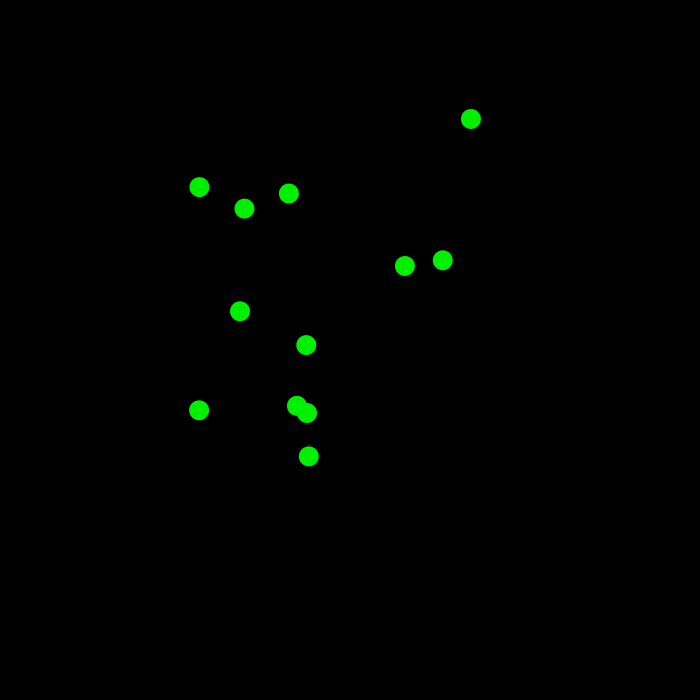
Frame 1 (no input)
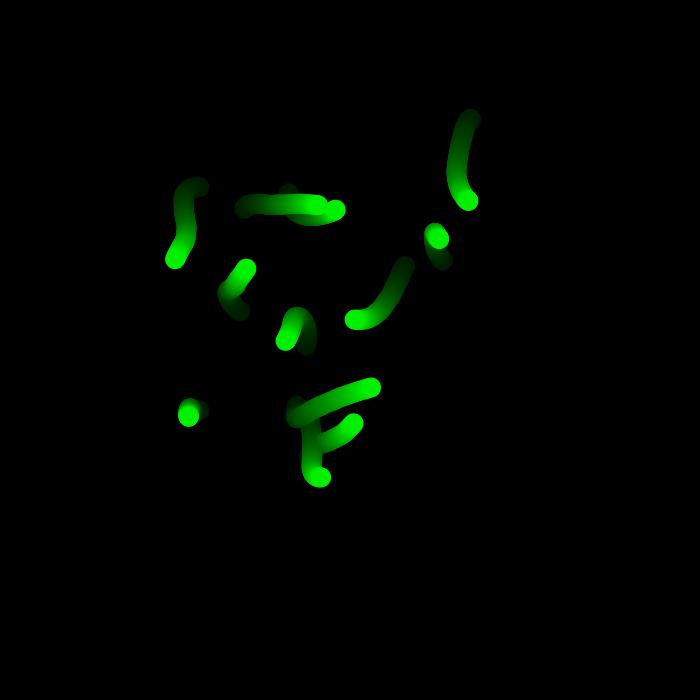
Frame 60 (the mouse pressed at the canvas centre just before this capture)
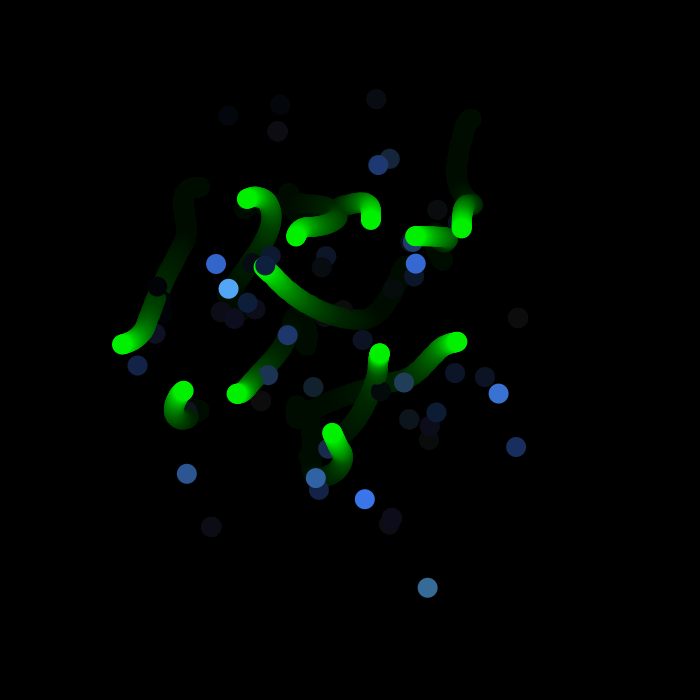
Frame 120 (the mouse held since frame 60 and released just before this capture)

The Processing sketch that drew these frames (run headless with seeded random() and noise(); from frame 60 on, the mouse is pressed at the canvas centre):

// Processing sketch: MagicWorms
// ── MagicWorms.pde
void setup() {
  size(700, 700);
  background(0, 0, 0);
}
void draw() {
  makeMagical();
  fill(0, 240, 0);
  ellipse(getWormX(54), getWormY(50), 20, 20);
  ellipse(getWormX(80), getWormY(69), 20, 20);
  ellipse(getWormX(10), getWormY(20), 20, 20);
  ellipse(getWormX(39), getWormY(26), 20, 20);
  ellipse(getWormX(67), getWormY(77), 20, 20);
  ellipse(getWormX(110), getWormY(84), 20, 20);
  ellipse(getWormX(104), getWormY(51), 20, 20);
  ellipse(getWormX(81), getWormY(82), 20, 20);
  ellipse(getWormX(30), getWormY(27), 20, 20);
  ellipse(getWormX(99), getWormY(108), 20, 20);
  ellipse(getWormX(97), getWormY(72), 20, 20);
  ellipse(getWormX(210), getWormY(54), 20, 20);
  if(mousePressed) {
  int r = (int)random(0, 200);
  fill(r/2, r, r * 2);
   ellipse(getWormX(r), getWormY(r/2), 20, 20);
}
   
}

float frequency = .001;
float noiseInterval = PI;

void makeMagical() {
  fill( 0, 0, 0, 10 );
  rect(0, 0, width, height);
  noStroke();
}

float getWormX(int i) {
  return map(noise(i*noiseInterval + frameCount * frequency * 3), 0, 1, 0, width);
}

float getWormY(int i) {
  return map(noise(i*noiseInterval+1 + frameCount * frequency * 3), 0, 1, 0, height);
}
